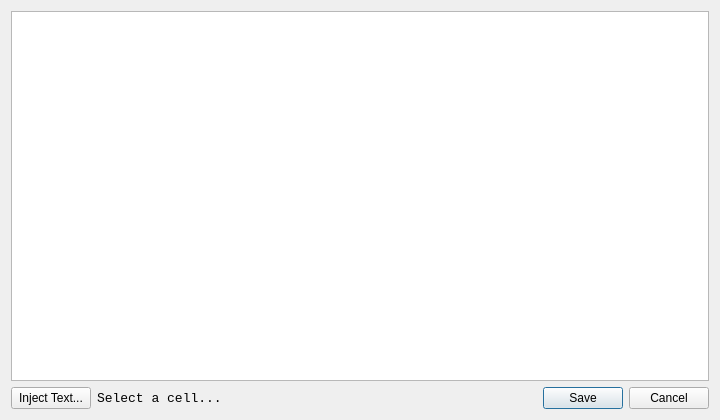
<?xml version="1.0" encoding="UTF-8"?>
<ui version="4.0">
 <class>SectorEditDialog</class>
 <widget class="QDialog" name="SectorEditDialog">
  <property name="geometry"><rect><x>0</x><y>0</y><width>720</width><height>420</height></rect></property>
  <property name="windowTitle"><string>Edit Sector</string></property>
  <layout class="QVBoxLayout" name="verticalLayout">
   <item>
    <widget class="QTableWidget" name="tableWidget">
     <property name="alternatingRowColors"><bool>true</bool></property>
     <property name="selectionMode"><enum>QAbstractItemView::SingleSelection</enum></property>
     <attribute name="horizontalHeaderDefaultSectionSize"><number>35</number></attribute>
    </widget>
   </item>
   <item>
    <layout class="QHBoxLayout" name="bottomLayout">
     <item>
      <widget class="QPushButton" name="btnInjectText">
       <property name="text"><string>Inject Text...</string></property>
       <property name="icon">
        <iconset resource="../res/icons.qrc">
         <normaloff>:/icons/silk-icons/icons/page_white_text.png</normaloff>:/icons/silk-icons/icons/page_white_text.png</iconset>
       </property>
      </widget>
     </item>
     <item>
      <widget class="QLabel" name="lblStatus">
       <property name="font">
        <font><family>Courier New</family><pointsize>10</pointsize></font>
       </property>
       <property name="text"><string>Select a cell...</string></property>
      </widget>
     </item>
     <item>
      <spacer name="horizontalSpacer">
       <property name="orientation"><enum>Qt::Horizontal</enum></property>
       <property name="sizeHint" stdset="0"><size><width>40</width><height>20</height></size></property>
      </spacer>
     </item>
     <item>
      <widget class="QDialogButtonBox" name="buttonBox">
       <property name="standardButtons"><set>QDialogButtonBox::Cancel|QDialogButtonBox::Save</set></property>
      </widget>
     </item>
    </layout>
   </item>
  </layout>
 </widget>
 <resources>
  <include location="../res/icons.qrc"/>
 </resources>
 <connections>
  <connection>
   <sender>buttonBox</sender>
   <signal>accepted()</signal>
   <receiver>SectorEditDialog</receiver>
   <slot>accept()</slot>
  </connection>
  <connection>
   <sender>buttonBox</sender>
   <signal>rejected()</signal>
   <receiver>SectorEditDialog</receiver>
   <slot>reject()</slot>
  </connection>
 </connections>
</ui>
